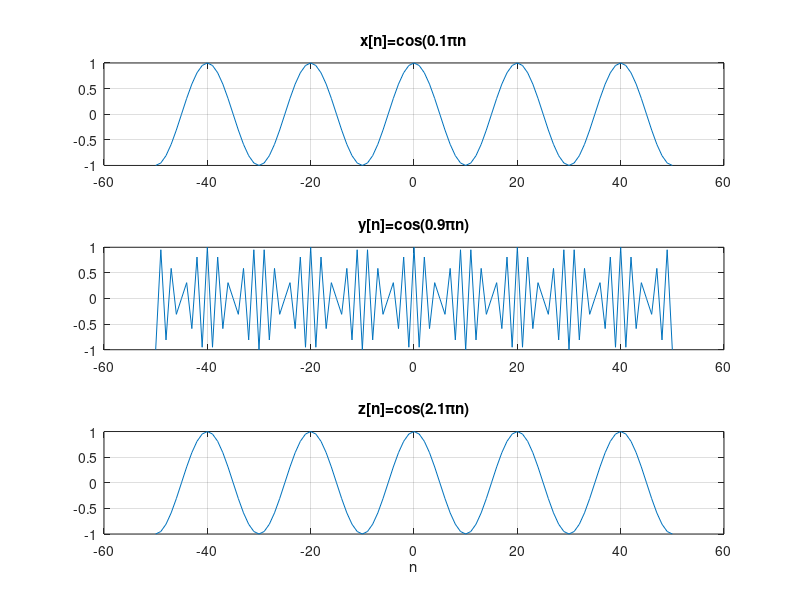

Recreate this plot in MATLAB.
n=-50:50;
x=cos(pi*0.1*n);
y=cos(pi*0.9*n);
z=cos(pi*2.1*n);
subplot(311)
plot(n,x)
title('x[n]=cos(0.1\pin')
grid
subplot(312)
plot(n,y)
title('y[n]=cos(0.9\pin)')
grid
subplot(313)
plot(n,z)
grid
title('z[n]=cos(2.1\pin)')
xlabel('n')
